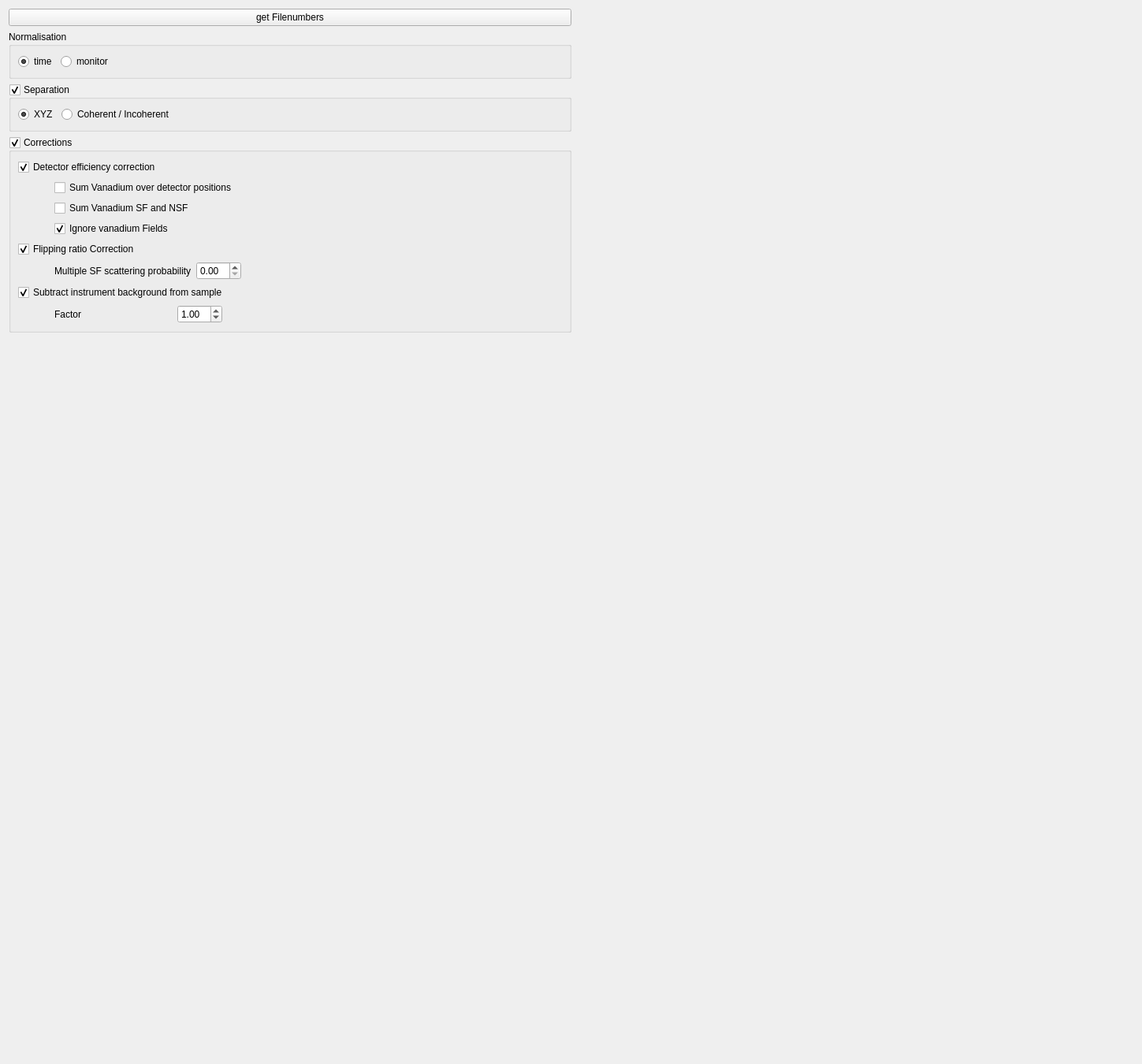
<?xml version="1.0" encoding="UTF-8"?>
<ui version="4.0">
 <class>Form</class>
 <widget class="QWidget" name="Form">
  <property name="geometry">
   <rect>
    <x>0</x>
    <y>0</y>
    <width>1449</width>
    <height>1350</height>
   </rect>
  </property>
  <property name="windowTitle">
   <string>Form</string>
  </property>
  <layout class="QGridLayout" name="gridLayout">
   <item row="1" column="0">
    <widget class="QGroupBox" name="gB_normalisation">
     <property name="title">
      <string>Normalisation</string>
     </property>
     <layout class="QHBoxLayout" name="horizontalLayout_5">
      <item>
       <widget class="QRadioButton" name="rB_norm_time">
        <property name="text">
         <string>time</string>
        </property>
        <property name="checked">
         <bool>true</bool>
        </property>
       </widget>
      </item>
      <item>
       <widget class="QRadioButton" name="rB_norm_monitor">
        <property name="text">
         <string>monitor</string>
        </property>
       </widget>
      </item>
      <item>
       <spacer name="horizontalSpacer_5">
        <property name="orientation">
         <enum>Qt::Horizontal</enum>
        </property>
        <property name="sizeHint" stdset="0">
         <size>
          <width>40</width>
          <height>20</height>
         </size>
        </property>
       </spacer>
      </item>
     </layout>
    </widget>
   </item>
   <item row="3" column="0">
    <widget class="QGroupBox" name="gB_corrections">
     <property name="title">
      <string>Corrections</string>
     </property>
     <property name="checkable">
      <bool>true</bool>
     </property>
     <property name="checked">
      <bool>true</bool>
     </property>
     <layout class="QGridLayout" name="gridLayout_5">
      <item row="2" column="1" colspan="4">
       <widget class="QCheckBox" name="cB_sum_vana_sf_nsf">
        <property name="text">
         <string>Sum Vanadium SF and NSF</string>
        </property>
       </widget>
      </item>
      <item row="0" column="0" colspan="4">
       <widget class="QCheckBox" name="cB_det_efficency">
        <property name="text">
         <string>Detector efficiency correction</string>
        </property>
        <property name="checked">
         <bool>true</bool>
        </property>
       </widget>
      </item>
      <item row="14" column="2">
       <widget class="QDoubleSpinBox" name="dSB_background_factor">
        <property name="singleStep">
         <double>0.100000000000000</double>
        </property>
        <property name="value">
         <double>1.000000000000000</double>
        </property>
       </widget>
      </item>
      <item row="3" column="1">
       <widget class="QCheckBox" name="cB_ignore_vana_fields">
        <property name="text">
         <string>Ignore vanadium Fields</string>
        </property>
        <property name="checked">
         <bool>true</bool>
        </property>
       </widget>
      </item>
      <item row="13" column="0" colspan="4">
       <widget class="QCheckBox" name="cB_substract_background_from_sample">
        <property name="text">
         <string>Subtract instrument background from sample</string>
        </property>
        <property name="checked">
         <bool>true</bool>
        </property>
       </widget>
      </item>
      <item row="7" column="4">
       <spacer name="horizontalSpacer_4">
        <property name="orientation">
         <enum>Qt::Horizontal</enum>
        </property>
        <property name="sizeHint" stdset="0">
         <size>
          <width>40</width>
          <height>20</height>
         </size>
        </property>
       </spacer>
      </item>
      <item row="1" column="1" colspan="3">
       <widget class="QCheckBox" name="cB_sum_vana_det_pos">
        <property name="text">
         <string>Sum Vanadium over detector positions</string>
        </property>
       </widget>
      </item>
      <item row="14" column="1">
       <widget class="QLabel" name="l_background_factor">
        <property name="text">
         <string>Factor</string>
        </property>
       </widget>
      </item>
      <item row="4" column="0" colspan="5">
       <widget class="QCheckBox" name="cB_flipping_ratio">
        <property name="text">
         <string>Flipping ratio Correction</string>
        </property>
        <property name="checked">
         <bool>true</bool>
        </property>
       </widget>
      </item>
      <item row="1" column="0">
       <spacer name="horizontalSpacer_2">
        <property name="orientation">
         <enum>Qt::Horizontal</enum>
        </property>
        <property name="sizeType">
         <enum>QSizePolicy::Fixed</enum>
        </property>
        <property name="sizeHint" stdset="0">
         <size>
          <width>40</width>
          <height>20</height>
         </size>
        </property>
       </spacer>
      </item>
      <item row="7" column="1" colspan="3">
       <layout class="QHBoxLayout" name="horizontalLayout_multiple_scattering">
        <item>
         <widget class="QLabel" name="l_multiple_scattering">
          <property name="text">
           <string>Multiple SF scattering probability</string>
          </property>
         </widget>
        </item>
        <item>
         <widget class="QDoubleSpinBox" name="dSB_multiple_scattering">
          <property name="singleStep">
           <double>0.100000000000000</double>
          </property>
         </widget>
        </item>
       </layout>
      </item>
     </layout>
    </widget>
   </item>
   <item row="4" column="0">
    <spacer name="verticalSpacer">
     <property name="orientation">
      <enum>Qt::Vertical</enum>
     </property>
     <property name="sizeHint" stdset="0">
      <size>
       <width>20</width>
       <height>40</height>
      </size>
     </property>
    </spacer>
   </item>
   <item row="1" column="1">
    <spacer name="horizontalSpacer">
     <property name="orientation">
      <enum>Qt::Horizontal</enum>
     </property>
     <property name="sizeHint" stdset="0">
      <size>
       <width>40</width>
       <height>20</height>
      </size>
     </property>
    </spacer>
   </item>
   <item row="0" column="0">
    <widget class="QPushButton" name="pB_test">
     <property name="text">
      <string>get Filenumbers</string>
     </property>
    </widget>
   </item>
   <item row="2" column="0">
    <widget class="QGroupBox" name="gB_separation">
     <property name="title">
      <string>Separation</string>
     </property>
     <property name="checkable">
      <bool>true</bool>
     </property>
     <property name="checked">
      <bool>true</bool>
     </property>
     <layout class="QHBoxLayout" name="horizontalLayout_7">
      <item>
       <widget class="QRadioButton" name="rB_separation_xyz">
        <property name="text">
         <string>XYZ</string>
        </property>
        <property name="checked">
         <bool>true</bool>
        </property>
       </widget>
      </item>
      <item>
       <widget class="QRadioButton" name="rB_separation_coh_inc">
        <property name="text">
         <string>Coherent / Incoherent</string>
        </property>
       </widget>
      </item>
      <item>
       <spacer name="horizontalSpacer_6">
        <property name="orientation">
         <enum>Qt::Horizontal</enum>
        </property>
        <property name="sizeHint" stdset="0">
         <size>
          <width>40</width>
          <height>20</height>
         </size>
        </property>
       </spacer>
      </item>
     </layout>
    </widget>
   </item>
  </layout>
 </widget>
 <resources/>
 <connections/>
</ui>
